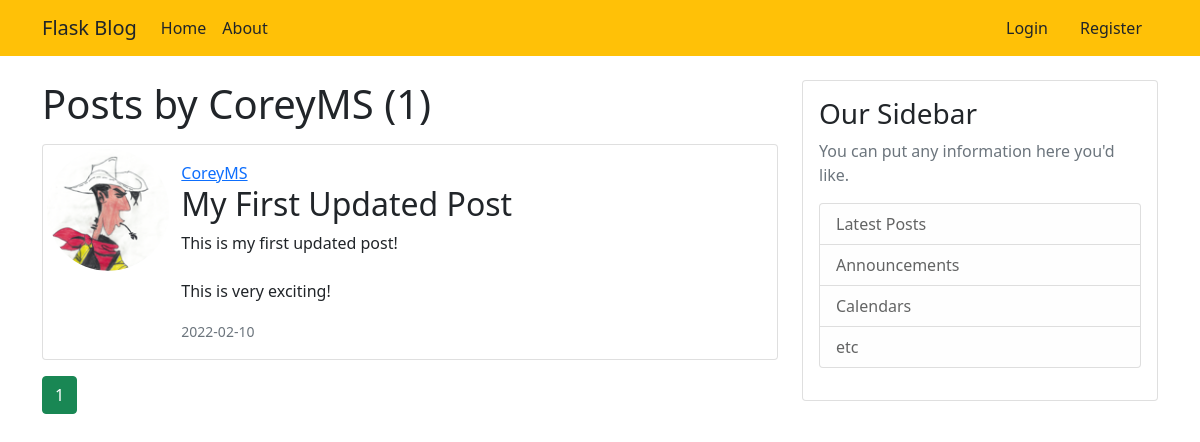
The page /user/CoreyMS on the database as committed earlier.
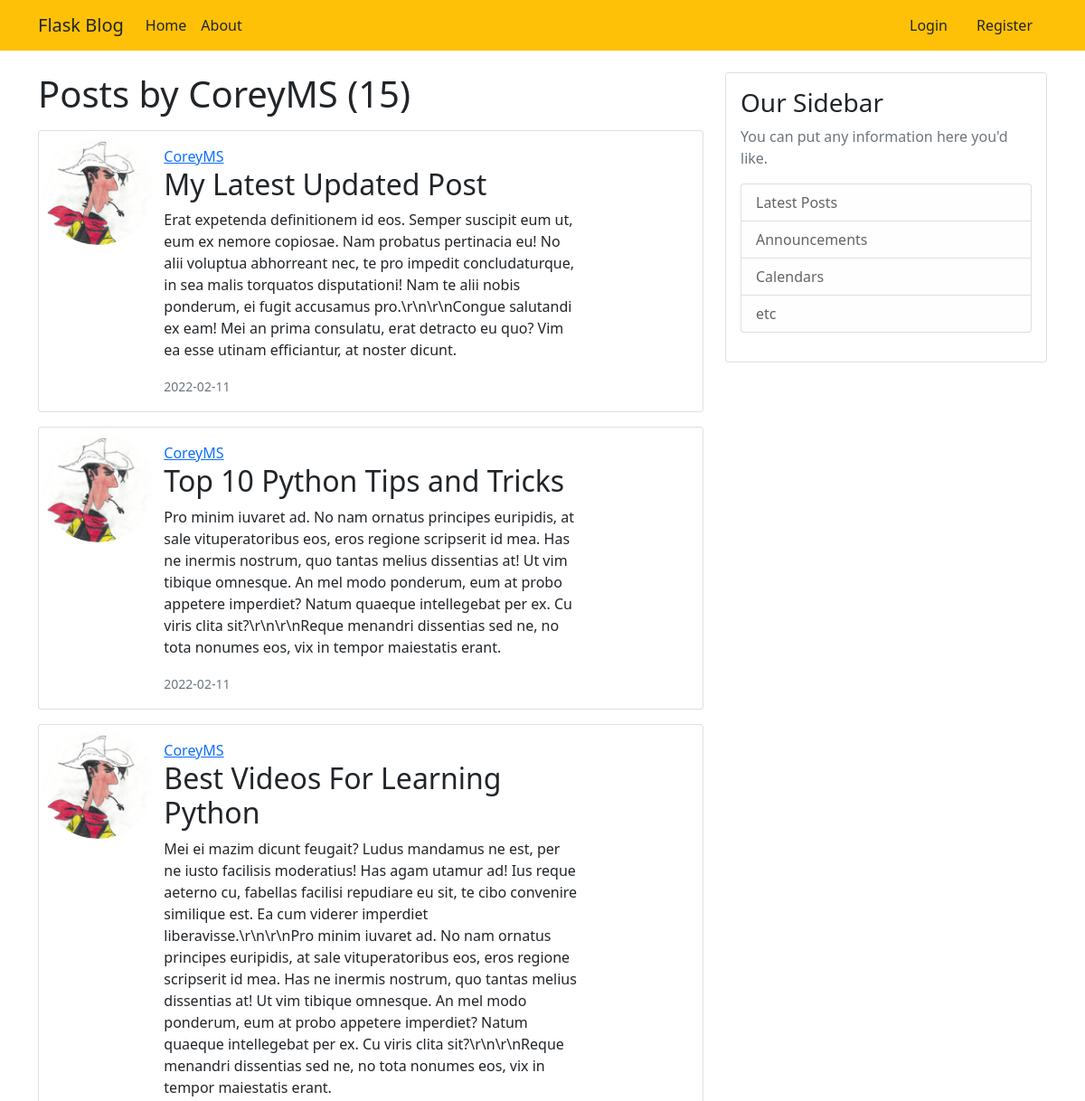
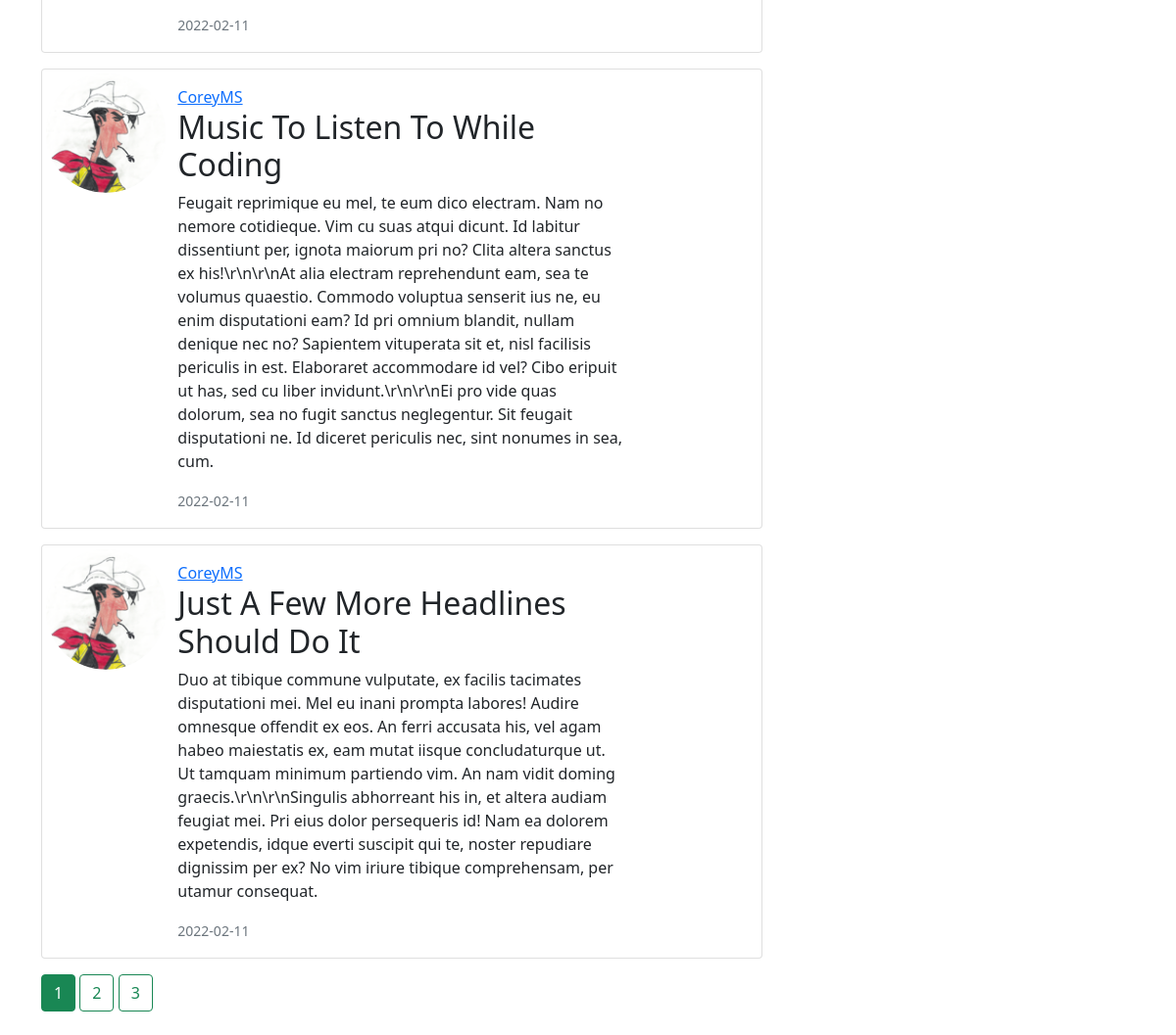
The same page on the database as committed later (2 pictures, top to bottom).
### flaskblog/models.py (models this page shows, shortened)
class User(db.Model, UserMixin):
    id = db.Column(db.Integer, primary_key=True)
    username = db.Column(db.String(20), unique=True, nullable=False)
    email = db.Column(db.String(120), unique=True, nullable=False)
    image_file = db.Column(db.String(20), nullable=False, default='default.jpg')
    password = db.Column(db.String(60), nullable=False)
    posts = db.relationship('Post', backref='author', lazy=True)

class Post(db.Model):
    id = db.Column(db.Integer, primary_key=True)
    title = db.Column(db.String(100), nullable=False)
    date_posted = db.Column(db.DateTime, nullable=False, default=datetime.utcnow)
    content = db.Column(db.Text, nullable=False)
    user_id = db.Column(db.Integer, db.ForeignKey('user.id'), nullable=False)

### flaskblog/routes.py (the view)
@app.route("/user/<string:username>")
def user_posts(username):
    page = request.args.get('page', 1, type=int)
    user = User.query.filter_by(username=username).first_or_404()
    posts = Post.query.filter_by(author=user)\
            .order_by(Post.date_posted.desc())\
            .paginate(page=page, per_page=5)
    return render_template('user_posts.html', posts=posts, user=user)

### flaskblog/templates/user_posts.html
{% extends "layout.html" %}
{% block content %}
  <h1 class="mb-3">Posts by {{ user.username }} ({{ posts.total }})</h1>
  {% for post in posts.items %}
    <div class="card mb-3">
      <div class="row g-0">
        <div class="col-2">
          <img src="{{ url_for('static', filename='profile_pics/' + post.author.image_file) }}" class="img-fluid rounded-circle m-1" alt="...">
        </div>
        <div class="col-8">
          <div class="card-body">
            <a class="card-title" href="{{ url_for('user_posts', username=post.author.username) }}">{{ post.author.username }}</a>
            <h2 class="card-text"><a class="article-link" href="{{ url_for('post', post_id=post.id) }}">{{ post.title }}</a></h2>
            <p class="card-text article-content">{{ post.content }}</p>
            <p class="card-text"><small class="text-muted">{{ post.date_posted.strftime('%Y-%m-%d')}}</small></p>
          </div>
        </div>
      </div>
    </div>
  {% endfor %}
  {% for page_num in posts.iter_pages(left_edge=1, right_edge=1, left_current=1, right_current=2) %}
    {% if page_num %}
      {% if posts.page == page_num %}
      <a class="btn btn-success mb-4" href="{{ url_for('user_posts', username=user.username, page=page_num) }}">{{ page_num }}</a>
      {% else %}
      <a class="btn btn-outline-success mb-4" href="{{ url_for('user_posts', username=user.username, page=page_num) }}">{{ page_num }}</a>
      {% endif %}
    {% else %}
      ...
    {% endif %}
  {% endfor %}
{% endblock content %}

### flaskblog/templates/layout.html (shortened to what this page needs)
<!DOCTYPE html>
<html lang="en">
<head>
  <link href="https://cdn.jsdelivr.net/npm/bootstrap@5.1.3/dist/css/bootstrap.min.css" rel="stylesheet"
>
  <link rel="stylesheet" type="text/css" href="{{ url_for('static', filename='main.css') }}">
</head>
<body>
  <nav class="navbar navbar-expand-lg navbar-dark bg-warning mb-4">
    <div class="container">
      <a class="navbar-brand text-dark" href="/">Flask Blog</a>
      <div class="collapse navbar-collapse" id="navbarNavDropdown">
        <ul class="navbar-nav me-auto">
          <li class="nav-item">
            <a class="nav-link active text-dark" href="{{ url_for('home') }}">Home</a>
          </li>
          <li class="nav-item">
            <a class="nav-link text-dark" href="{{ url_for('about') }}">About</a>
          </li>
        </ul>
        <div class="d-flex">
            {% if current_user.is_authenticated %}
              <a class="nav-item nav-link text-dark" href="{{ url_for('new_post') }}">New Post</a>
              <a class="nav-item nav-link text-dark" href="{{ url_for('account') }}">Account</a>
              <a class="nav-item nav-link text-dark" href="{{ url_for('logout') }}">Logout</a>
            {% else %}
              <a class="nav-item nav-link text-dark" href="{{ url_for('login') }}">Login</a>
              <a class="nav-item nav-link text-dark" href="{{ url_for('register') }}">Register</a>
            {% endif %}
        </div>
      </div>
    </div>
  </nav>
  <div class="container">
    <div class="row">
      <div class="col-md-8">
        {% block content %}{% endblock %}
      </div>
      <div class="col-md-4">
        <div class="card">
          <div class="card-body">
            <h3>Our Sidebar</h3>
            <p class='text-muted'>You can put any information here you'd like.
            <ul class="list-group">
              <li class="list-group-item list-group-item-light">Latest Posts</li>
              <li class="list-group-item list-group-item-light">Announcements</li>
              <li class="list-group-item list-group-item-light">Calendars</li>
              <li class="list-group-item list-group-item-light">etc</li>
            </ul>
            </p>
          </div>
        </div>
      </div>
    </div>
  </div>
</body>
</html>

### flaskblog/static/main.css (style rules this page uses)
.article-link { text-decoration: none; color: inherit; }
.article-content { white-space: pre-line; }

Rows that differ between the two databases and show on the page:
no longer on this page (row unchanged): Post: image_file (picture), author.username "CoreyMS", title "My First Updated Post", content "This is my first updated post! This is very exciting!", date_posted "2022-02-10"
added Post: image_file (picture), author.username "CoreyMS", title "My Latest Updated Post", content "Erat expetenda definitionem id eos. Semper suscipit eum ut, eum ex nemore copiosae. Nam probatus pertinacia eu! No alii voluptua abhorreant nec, te pro impedit concludaturque, in sea malis torquatos disputationi! Nam te alii nobis ponderum, ei fugit accusamus pro.\\r\\n\\r\\nCongue salutandi ex eam! Mei an prima consulatu, erat detracto eu quo? Vim ea esse utinam efficiantur, at noster dicunt.", date_posted "2022-02-11"
added Post: image_file (picture), author.username "CoreyMS", title "Top 10 Python Tips and Tricks", content "Pro minim iuvaret ad. No nam ornatus principes euripidis, at sale vituperatoribus eos, eros regione scripserit id mea. Has ne inermis nostrum, quo tantas melius dissentias at! Ut vim tibique omnesque. An mel modo ponderum, eum at probo appetere imperdiet? Natum quaeque intellegebat per ex. Cu viris clita sit?\\r\\n\\r\\nReque menandri dissentias sed ne, no tota nonumes eos, vix in tempor maiestatis erant.", date_posted "2022-02-11"
added Post: image_file (picture), author.username "CoreyMS", title "Best Videos For Learning Python", content "Mei ei mazim dicunt feugait? Ludus mandamus ne est, per ne iusto facilisis moderatius! Has agam utamur ad! Ius reque aeterno cu, fabellas facilisi repudiare eu sit, te cibo convenire similique est. Ea cum viderer imperdiet liberavisse.\\r\\n\\r\\nPro minim iuvaret ad. No nam ornatus principes euripidis, at sale vituperatoribus eos, eros regione scripserit id mea. Has ne inermis nostrum, quo tantas melius dissentias at! Ut vim tibique omnesque. An mel modo ponderum, eum at probo appetere imperdiet? Natum quaeque intellegebat per ex. Cu viris clita sit?\\r\\n\\r\\nReque menandri dissentias sed ne, no tota nonumes eos, vix in tempor maiestatis erant.", date_posted "2022-02-11"
added Post: image_file (picture), author.username "CoreyMS", title "Music To Listen To While Coding", content "Feugait reprimique eu mel, te eum dico electram. Nam no nemore cotidieque. Vim cu suas atqui dicunt. Id labitur dissentiunt per, ignota maiorum pri no? Clita altera sanctus ex his!\\r\\n\\r\\nAt alia electram reprehendunt eam, sea te volumus quaestio. Commodo voluptua senserit ius ne, eu enim disputationi eam? Id pri omnium blandit, nullam denique nec no? Sapientem vituperata sit et, nisl facilisis periculis in est. Elaboraret accommodare id vel? Cibo eripuit ut has, sed cu liber invidunt.\\r\\n\\r\\nEi pro vide quas dolorum, sea no fugit sanctus neglegentur. Sit feugait disputationi ne. Id diceret periculis nec, sint nonumes in sea, cum.", date_posted "2022-02-11"
added Post: image_file (picture), author.username "CoreyMS", title "Just A Few More Headlines Should Do It", content "Duo at tibique commune vulputate, ex facilis tacimates disputationi mei. Mel eu inani prompta labores! Audire omnesque offendit ex eos. An ferri accusata his, vel agam habeo maiestatis ex, eam mutat iisque concludaturque ut. Ut tamquam minimum partiendo vim. An nam vidit doming graecis.\\r\\n\\r\\nSingulis abhorreant his in, et altera audiam feugiat mei. Pri eius dolor persequeris id! Nam ea dolorem expetendis, idque everti suscipit qui te, noster repudiare dignissim per ex? No vim iriure tibique comprehensam, per utamur consequat.", date_posted "2022-02-11"
Other text that changed with them:
{{ posts.total }}: "1" → "15"
new list line: "2"
new list line: "3"
